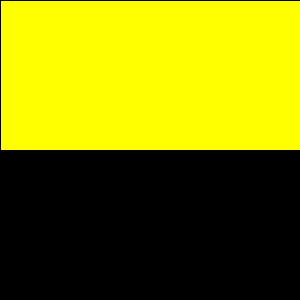
Frame 1 (no input)
Frame 60 (the mouse pressed at the canvas centre just before this capture): identical to frame 1, image omitted
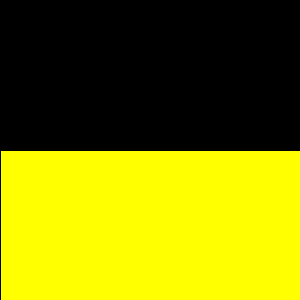
Frame 120 (the mouse held since frame 60 and released just before this capture)

The Processing sketch that drew these frames (run headless with seeded random() and noise(); from frame 60 on, the mouse is pressed at the canvas centre):

// Processing sketch: ex04_01_04
// ── ex04_01_04.pde
// 두 개의 사각형 영역 중 마우스가 위치한 영역의 색상 변경

void setup() {
  size(300, 300);
}

void draw() {
  background(0);
  fill(255, 255, 0);
  if (mouseY < height/2) {
    rect(0, 0, width, height/2);
  } else {
    rect(0, height/2, width, height/2);
  }
}
